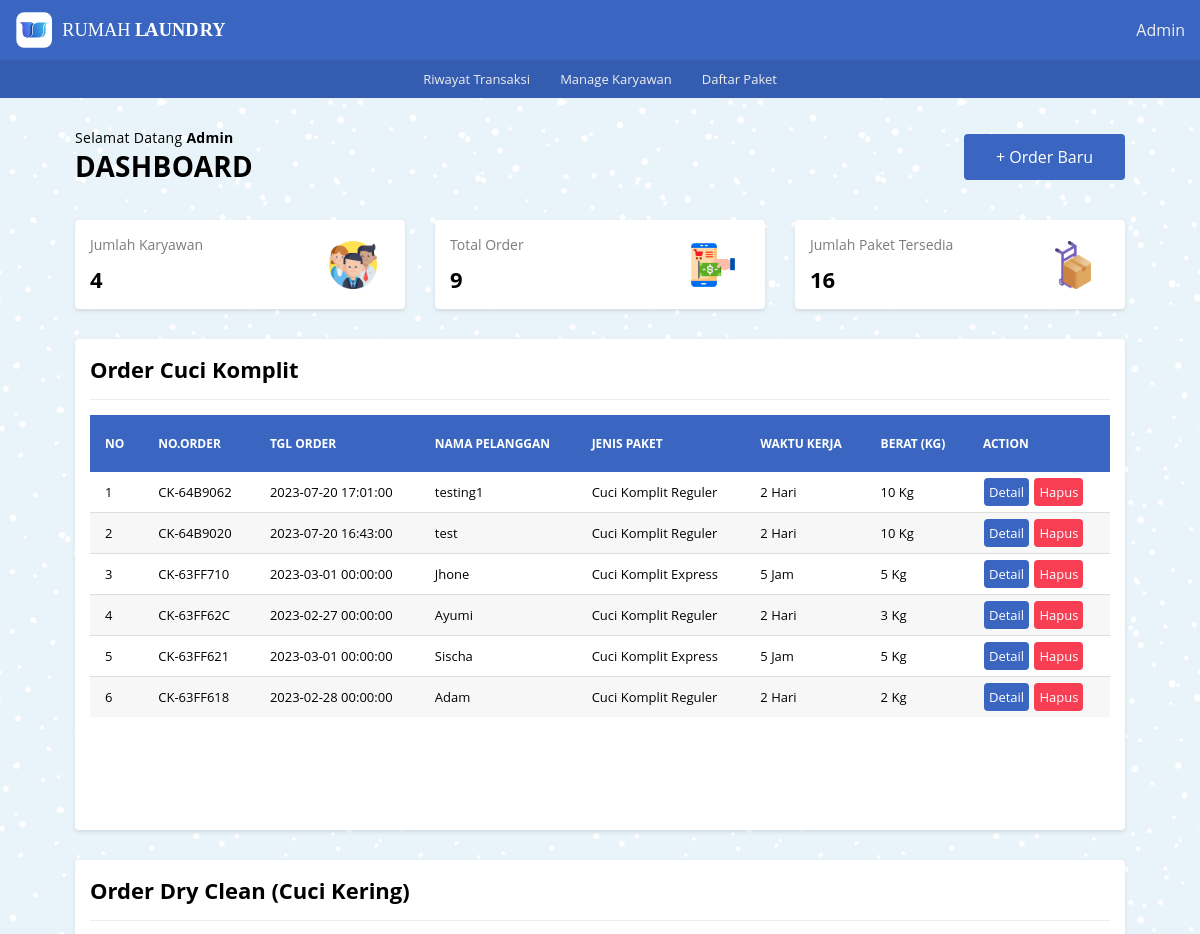
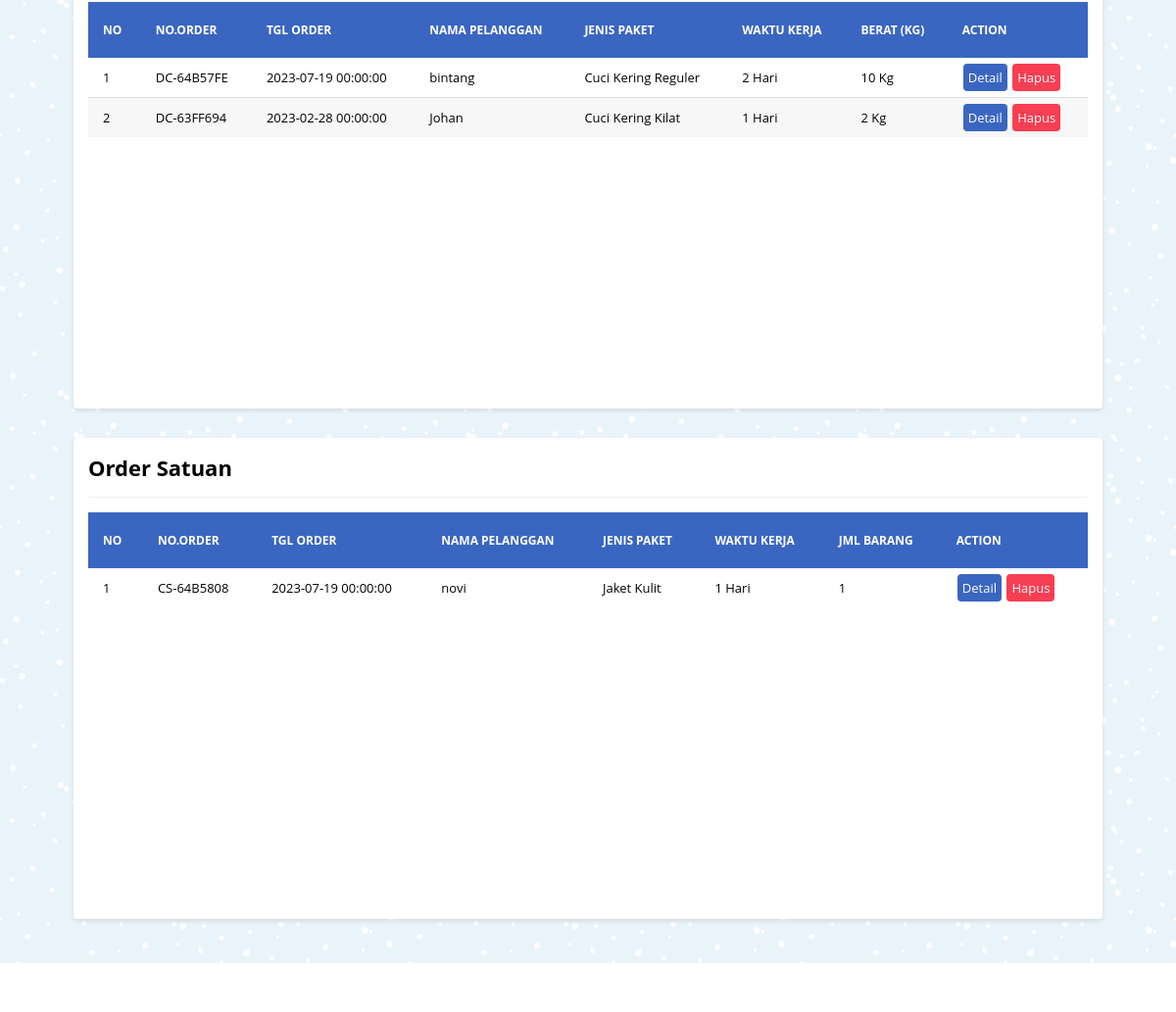
Page / (signed in) on the committed database (2 pictures, top to bottom).
### tables this page shows
CREATE TABLE `tb_order_ck` (
  `id_order_ck` int(11) NOT NULL,
  `or_ck_number` varchar(10) DEFAULT NULL,
  `nama_pel_ck` varchar(100) NOT NULL,
  `no_telp_ck` char(13) NOT NULL,
  `alamat_ck` text NOT NULL,
  `jenis_paket_ck` varchar(100) NOT NULL,
  `wkt_krj_ck` varchar(30) DEFAULT NULL,
  `berat_qty_ck` int(11) NOT NULL,
  `harga_perkilo` int(11) DEFAULT NULL,
  `tgl_masuk_ck` datetime NOT NULL,
  `tgl_keluar_ck` datetime NOT NULL,
  `tot_bayar` double DEFAULT NULL,
  `keterangan_ck` text NOT NULL
);

CREATE TABLE `tb_order_dc` (
  `id_order_dc` int(11) NOT NULL,
  `or_dc_number` varchar(10) NOT NULL,
  `nama_pel_dc` varchar(100) NOT NULL,
  `no_telp_dc` varchar(13) NOT NULL,
  `alamat_dc` text NOT NULL,
  `jenis_paket_dc` varchar(100) NOT NULL,
  `wkt_krj_dc` varchar(30) DEFAULT NULL,
  `berat_qty_dc` int(11) NOT NULL,
  `harga_perkilo` int(11) NOT NULL,
  `tgl_masuk_dc` datetime NOT NULL,
  `tgl_keluar_dc` datetime NOT NULL,
  `tot_bayar` double NOT NULL,
  `keterangan_dc` text NOT NULL
);

CREATE TABLE `tb_order_cs` (
  `id_order_cs` int(11) NOT NULL,
  `or_cs_number` varchar(10) NOT NULL,
  `nama_pel_cs` varchar(100) NOT NULL,
  `no_telp_cs` varchar(13) NOT NULL,
  `alamat_cs` text NOT NULL,
  `jenis_paket_cs` varchar(100) NOT NULL,
  `wkt_krj_cs` varchar(30) DEFAULT NULL,
  `jml_pcs` int(11) NOT NULL,
  `harga_perpcs` int(11) NOT NULL,
  `tgl_masuk_cs` datetime NOT NULL,
  `tgl_keluar_cs` datetime NOT NULL,
  `tot_bayar` double NOT NULL,
  `keterangan_cs` text NOT NULL
);

### _functions.php (called while the page is built, shortened)
<?php
$host	= 'localhost';
$user = 'root';
$pass	= '';
$db	= 'laundry_app';
$koneksi = mysqli_connect($host, $user, $pass, $db);
function query($query)
{
	global $koneksi;
	$result = mysqli_query($koneksi, $query);
	$rows = [];
	while ($row = mysqli_fetch_assoc($result)) {
		$rows[] = $row;
	}
	return $rows;
}
function url($url = null)
{
	$url_utama = "http://localhost/rumah_laundry";
	if ($url != null) {
		return $url_utama . '/' . $url;
	} else {
		return $url_utama;
	}
}
function jmlOrder()
{
	$jml_ck = count(query("SELECT * FROM tb_order_ck"));
	$jml_dc = count(query("SELECT * FROM tb_order_dc"));
	$jml_cs = count(query("SELECT * FROM tb_order_cs"));
	$total_order = $jml_ck + $jml_dc + $jml_cs;
	return $total_order;
}

### daftar_order/daf_or_ck.php (the view)
<div class="col">
   <div class="card">
      <div class="card-title card-flex">
         <div class="card-col">
            <h2>Order Cuci Komplit</h2>
         </div>
      </div>
      <div class="card-body">
         <div class="tabel-kontainer">
            <table class="tabel-transaksi">
               <thead>
                  <tr>
                     <th class="sticky">No</th>
                     <th class="sticky">No.Order</th>
                     <th class="sticky">Tgl Order</th>
                     <th class="sticky">Nama Pelanggan</th>
                     <th class="sticky">Jenis Paket</th>
                     <th class="sticky">Waktu Kerja</th>
                     <th class="sticky">Berat (Kg)</th>
                     <th class="sticky">Action</th>
                  </tr>
               </thead>
               <tbody>
                  <?php $cuci_komplit = query('SELECT * FROM tb_order_ck ORDER BY id_order_ck DESC');
                     if (!empty($cuci_komplit)) :?>
                     <?php
                        $no_ck = 1;
                        foreach($cuci_komplit as $ck) : ?>
                        <tr>
                           <td><?= $no_ck; ?></td>
                           <td><?= $ck['or_ck_number'] ?></td>
                           <td><?= $ck['tgl_masuk_ck'] ?></td>
                           <td><?= $ck['nama_pel_ck'] ?></td>
                           <td><?= $ck['jenis_paket_ck'] ?></td>
                           <td><?= $ck['wkt_krj_ck'] ?></td>
                           <td><?= $ck['berat_qty_ck'] . ' Kg' ?></td>
                           <td>
                              <a href="<?=url('detail_order/detail_ck/detail_order_ck.php?or_ck_number=')?><?=$ck['or_ck_number']?>" class="btn btn-detail">Detail</a>
                              <a href="<?=url('daftar_order/hapus_ck.php?or_ck_number=')?><?=$ck['or_ck_number']?>" onclick="return confirm('Yakin akan menghapus?');" class="btn btn-hapus">Hapus</a>
                           </td>
                        </tr>
                        <?php $no_ck++ ?>
                     <?php endforeach; ?>
                     <?php else : ?>
                        <tr>
                           <td colspan="8" class="txt-center">Data Tidak Tersedia</td>
                        </tr>
                  <?php endif?>
               </tbody>
            </table>
         </div>
      </div>
   </div>
</div>

### daftar_order/daf_or_dc.php
<div class="col">
   <div class="card">
      <div class="card-title card-flex">
         <div class="card-col">
            <h2>Order Dry Clean (Cuci Kering)</h2>
         </div>
      </div>
      <div class="card-body">
         <div class="tabel-kontainer">
            <table class="tabel-transaksi">
               <thead>
                  <tr>
                     <th class="sticky">No</th>
                     <th class="sticky">No.Order</th>
                     <th class="sticky">Tgl Order</th>
                     <th class="sticky">Nama Pelanggan</th>
                     <th class="sticky">Jenis Paket</th>
                     <th class="sticky">Waktu Kerja</th>
                     <th class="sticky">Berat (Kg)</th>
                     <th class="sticky">Action</th>
                  </tr>
               </thead>
               <tbody>
                  <?php $dry_clean = query('SELECT * FROM tb_order_dc ORDER BY id_order_dc DESC');
                     if (!empty($dry_clean)) : ?>
                     <?php
                        $no_dc = 1;
                        foreach($dry_clean as $dc) : ?>
                           <tr>
                              <td><?= $no_dc ?></td>
                              <td><?= $dc['or_dc_number'] ?></td>
                              <td><?= $dc['tgl_masuk_dc'] ?></td>
                              <td><?= $dc['nama_pel_dc'] ?></td>
                              <td><?= $dc['jenis_paket_dc'] ?></td>
                              <td><?= $dc['wkt_krj_dc'] ?></td>
                              <td><?= $dc['berat_qty_dc'] . ' Kg' ?></td>
                              <td>
                                 <a href="<?=url('detail_order/detail_dc/detail_order_dc.php?or_dc_number=')?><?= $dc['or_dc_number'] ?>" class="btn btn-detail">Detail</a>
                                 <a href="<?=url('daftar_order/hapus_dc.php?or_dc_number=')?><?=$dc['or_dc_number']?>" onclick="return confirm('Yakin akan menghapus?');" class="btn btn-hapus">Hapus</a>
                              </td>
                           </tr>
                        <?php $no_dc++ ?>
                     <?php endforeach ?>
                     <?php else : ?>
                        <tr>
                           <td colspan="8" class="txt-center">Data Tidak Tersedia</td>
                        </tr>
                  <?php endif ?>
               </tbody>
            </table>
         </div>
      </div>
   </div>
</div>

### daftar_order/daf_or_cs.php
<div class="col">
   <div class="card">
      <div class="card-title card-flex">
         <div class="card-col">
            <h2>Order Satuan</h2>
         </div>
      </div>
      <div class="card-body">
         <div class="tabel-kontainer">
            <table class="tabel-transaksi">
               <thead>
                  <tr>
                     <th class="sticky">No</th>
                     <th class="sticky">No.Order</th>
                     <th class="sticky">Tgl Order</th>
                     <th class="sticky">Nama Pelanggan</th>
                     <th class="sticky">Jenis Paket</th>
                     <th class="sticky">Waktu Kerja</th>
                     <th class="sticky">Jml Barang</th>
                     <th class="sticky">Action</th>
                  </tr>
               </thead>
               <tbody>
                  <?php $cuci_satuan = query('SELECT * FROM tb_order_cs ORDER BY id_order_cs DESC');
                     if (!empty($cuci_satuan)) : ?>
                        <?php
                           $no_cs = 1;
                           foreach($cuci_satuan as $cs) : ?>
                              <tr>
                                 <td><?= $no_cs ?></td>
                                 <td><?= $cs['or_cs_number'] ?></td>
                                 <td><?= $cs['tgl_masuk_cs'] ?></td>
                                 <td><?= $cs['nama_pel_cs'] ?></td>
                                 <td><?= $cs['jenis_paket_cs'] ?></td>
                                 <td><?= $cs['wkt_krj_cs'] ?></td>
                                 <td><?= $cs['jml_pcs'] ?></td>
                                 <td>
                                    <a href="<?=url('detail_order/detail_cs/detail_order_cs.php?or_cs_number=')?><?=$cs['or_cs_number']?>" class="btn btn-detail">Detail</a>
                                    <a href="<?=url('daftar_order/hapus_cs.php?or_cs_number=')?><?=$cs['or_cs_number']?>" onclick="return confirm('Yakin akan menghapus?');" class="btn btn-hapus">Hapus</a>
                                 </td>
                              </tr>
                           <?php $no_cs++ ?>
                        <?php endforeach; ?>
                        <?php else : ?>
                           <tr>
                              <td colspan="8" class="txt-center">Data Tidak Tersedia</td>
                           </tr>
                     <?php endif; ?>
               </tbody>
            </table>
         </div>
      </div>
   </div>
</div>

### rows in the picture
tb_order_ck: or_ck_number "CK-64B9062", tgl_masuk_ck "2023-07-20 17:01:00", nama_pel_ck "testing1", jenis_paket_ck "Cuci Komplit Reguler", wkt_krj_ck "2 Hari", berat_qty_ck "10"
tb_order_ck: or_ck_number "CK-64B9020", tgl_masuk_ck "2023-07-20 16:43:00", nama_pel_ck "test", jenis_paket_ck "Cuci Komplit Reguler", wkt_krj_ck "2 Hari", berat_qty_ck "10"
tb_order_ck: or_ck_number "CK-63FF710", tgl_masuk_ck "2023-03-01 00:00:00", nama_pel_ck "Jhone", jenis_paket_ck "Cuci Komplit Express", wkt_krj_ck "5 Jam", berat_qty_ck "5"
tb_order_ck: or_ck_number "CK-63FF62C", tgl_masuk_ck "2023-02-27 00:00:00", nama_pel_ck "Ayumi", jenis_paket_ck "Cuci Komplit Reguler", wkt_krj_ck "2 Hari", berat_qty_ck "3"
tb_order_ck: or_ck_number "CK-63FF621", tgl_masuk_ck "2023-03-01 00:00:00", nama_pel_ck "Sischa", jenis_paket_ck "Cuci Komplit Express", wkt_krj_ck "5 Jam", berat_qty_ck "5"
tb_order_ck: or_ck_number "CK-63FF618", tgl_masuk_ck "2023-02-28 00:00:00", nama_pel_ck "Adam", jenis_paket_ck "Cuci Komplit Reguler", wkt_krj_ck "2 Hari", berat_qty_ck "2"
tb_order_dc: or_dc_number "DC-64B57FE", tgl_masuk_dc "2023-07-19 00:00:00", nama_pel_dc "bintang", jenis_paket_dc "Cuci Kering Reguler", wkt_krj_dc "2 Hari", berat_qty_dc "10"
tb_order_dc: or_dc_number "DC-63FF694", tgl_masuk_dc "2023-02-28 00:00:00", nama_pel_dc "Johan", jenis_paket_dc "Cuci Kering Kilat", wkt_krj_dc "1 Hari", berat_qty_dc "2"
tb_order_cs: or_cs_number "CS-64B5808", tgl_masuk_cs "2023-07-19 00:00:00", nama_pel_cs "novi", jenis_paket_cs "Jaket Kulit", wkt_krj_cs "1 Hari", jml_pcs "1"

### other values in the picture
$_SESSION['master'] "Admin"
$jml_karyawan "4"
jmlOrder() "9"
jmlPaket() "16"
